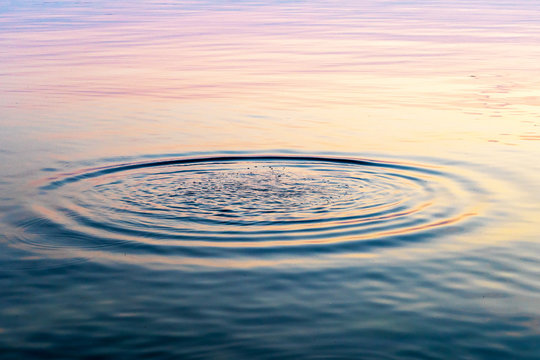
#> input picture lake.jpg, 540 x 360 px
$ python detect_ripples.py lake.jpg
#> lines starting #> are read from the running program, lines starting #| are printed output that depends on the picture; after the words box and inside, x2 and y2 are one past the last pixel; in counts of white or black regions, pixels touching at a corner belong together
import cv2
import numpy as np
import matplotlib.pyplot as plt
import sys

# Usage: python detect_ripples.py path/to/lake_image.jpg

if len(sys.argv) < 2:
    print("Usage: python detect_ripples.py path/to/lake_image.jpg")
    sys.exit()

image_path = sys.argv[1]

# Load image
image = cv2.imread(image_path)
#> image is the input picture: shape (360, 540, 3); mean B, G, R 163.6, 163.2, 165.5
if image is None:
    print("Image not found. Check the file name and path.")
    sys.exit()

# Convert to grayscale
gray = cv2.cvtColor(image, cv2.COLOR_BGR2GRAY)
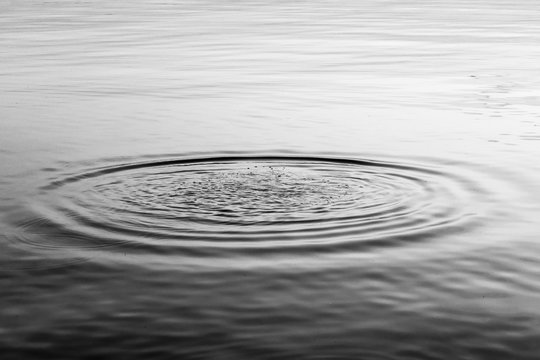
#> gray: shape (360, 540); min 0, max 249, mean 163.9

# Apply Gaussian blur to reduce noise
blur = cv2.GaussianBlur(gray, (5, 5), 0)
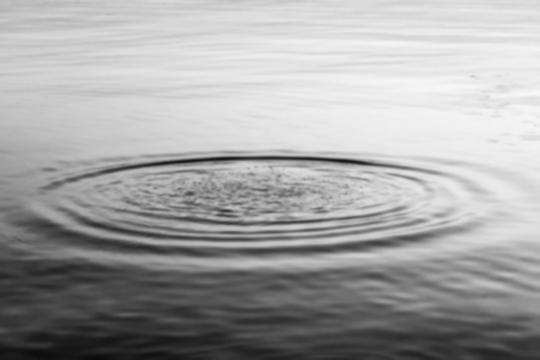
#> blur: shape (360, 540); min 10, max 247, mean 163.9

# Apply Canny edge detection
edges = cv2.Canny(blur, 50, 150)
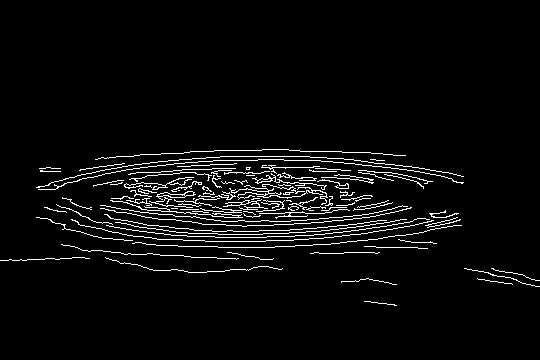
#> edges: shape (360, 540); 4.2% white in thin lines or dots, all inside (x1, y1, x2, y2) = (0, 149, 540, 306)

# Optional: detect circles (ripples are roughly circular)
circles = cv2.HoughCircles(blur, cv2.HOUGH_GRADIENT, 1, 50, param1=50, param2=30, minRadius=10, maxRadius=200)
#> circles = 49 rows, first 8: [285.5, 352.5, 188.4], [272.5, 240.5, 91.5], [332.5, 334.5, 159.8], [223.5, 359.5, 191.7], [341.5, 146.5, 127.9], [279.5, 130.5, 105.9], [422.5, 154.5, 126.8], [161.5, 128.5, 126.8]

if circles is not None:
    circles = np.uint16(np.around(circles))
#> circles = 49 rows, first 8: [286, 352, 188], [272, 240, 92], [332, 334, 160], [224, 360, 192], [342, 146, 128], [280, 130, 106], [422, 154, 127], [162, 128, 127]
    for i in circles[0, :]:
        cv2.circle(image, (i[0], i[1]), i[2], (0, 255, 0), 2)
        cv2.circle(image, (i[0], i[1]), 2, (0, 0, 255), 3)
#> this loop made 49 passes
#> i on passes 1 to 12: [286, 352, 188], [272, 240, 92], [332, 334, 160], [224, 360, 192], [342, 146, 128], [280, 130, 106], [422, 154, 127], [162, 128, 127], [272, 52, 161], [100, 136, 116], [192, 258, 96], [314, 276, 96]
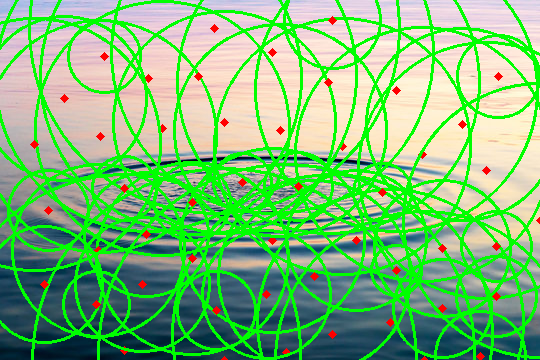
#> image: shape (360, 540, 3); mean B, G, R 118.5, 188.1, 123.4

# Display
plt.figure(figsize=(10,5))
plt.subplot(1,2,1)
plt.title('Detected Edges')
plt.imshow(edges, cmap='gray')
plt.axis('off')

plt.subplot(1,2,2)
plt.title('Ripples Detected')
plt.imshow(cv2.cvtColor(image, cv2.COLOR_BGR2RGB))
plt.axis('off')

plt.show()
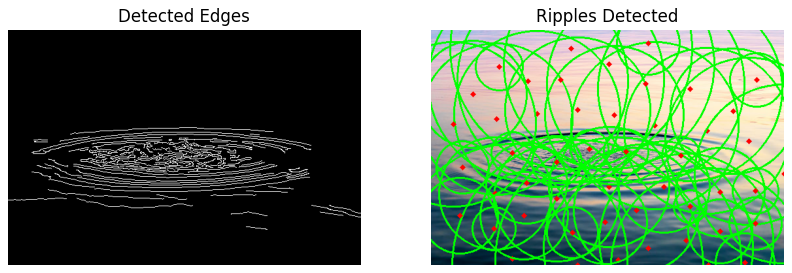
#> figure drawn by matplotlib, 2 panels
